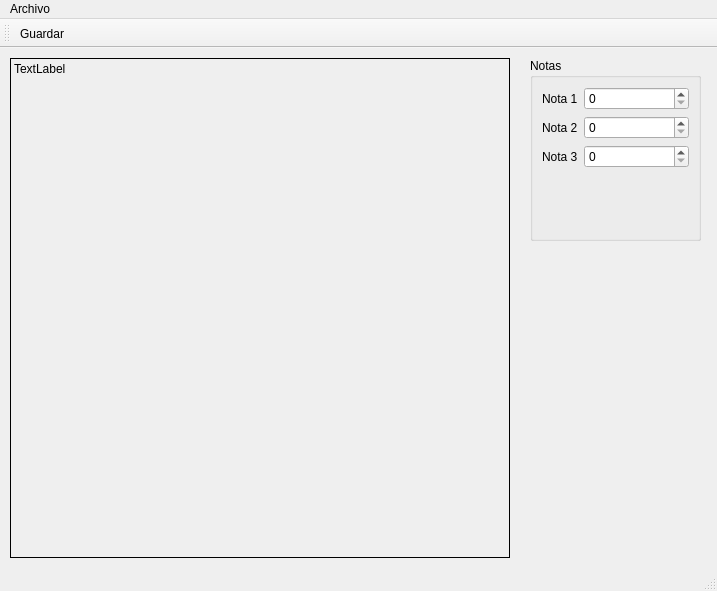
<?xml version="1.0" encoding="UTF-8"?>
<ui version="4.0">
 <class>Principal</class>
 <widget class="QMainWindow" name="Principal">
  <property name="geometry">
   <rect>
    <x>0</x>
    <y>0</y>
    <width>717</width>
    <height>591</height>
   </rect>
  </property>
  <property name="windowTitle">
   <string>Principal</string>
  </property>
  <widget class="QWidget" name="centralwidget">
   <widget class="QLabel" name="outCuadro">
    <property name="geometry">
     <rect>
      <x>10</x>
      <y>10</y>
      <width>500</width>
      <height>500</height>
     </rect>
    </property>
    <property name="minimumSize">
     <size>
      <width>500</width>
      <height>500</height>
     </size>
    </property>
    <property name="frameShape">
     <enum>QFrame::Box</enum>
    </property>
    <property name="text">
     <string>TextLabel</string>
    </property>
    <property name="alignment">
     <set>Qt::AlignLeading|Qt::AlignLeft|Qt::AlignTop</set>
    </property>
   </widget>
   <widget class="QWidget" name="widget" native="true">
    <property name="geometry">
     <rect>
      <x>530</x>
      <y>10</y>
      <width>171</width>
      <height>183</height>
     </rect>
    </property>
    <layout class="QVBoxLayout" name="verticalLayout">
     <item>
      <widget class="QGroupBox" name="groupBox">
       <property name="title">
        <string>Notas</string>
       </property>
       <layout class="QFormLayout" name="formLayout">
        <item row="0" column="0">
         <widget class="QLabel" name="label">
          <property name="text">
           <string>Nota 1</string>
          </property>
         </widget>
        </item>
        <item row="0" column="1">
         <widget class="QSpinBox" name="inNota1">
          <property name="maximum">
           <number>100</number>
          </property>
         </widget>
        </item>
        <item row="1" column="0">
         <widget class="QLabel" name="label_2">
          <property name="text">
           <string>Nota 2</string>
          </property>
         </widget>
        </item>
        <item row="1" column="1">
         <widget class="QSpinBox" name="inNota2">
          <property name="maximum">
           <number>100</number>
          </property>
         </widget>
        </item>
        <item row="2" column="0">
         <widget class="QLabel" name="label_3">
          <property name="text">
           <string>Nota 3</string>
          </property>
         </widget>
        </item>
        <item row="2" column="1">
         <widget class="QSpinBox" name="inNota3">
          <property name="maximum">
           <number>100</number>
          </property>
         </widget>
        </item>
       </layout>
      </widget>
     </item>
    </layout>
   </widget>
  </widget>
  <widget class="QMenuBar" name="menubar">
   <property name="geometry">
    <rect>
     <x>0</x>
     <y>0</y>
     <width>717</width>
     <height>22</height>
    </rect>
   </property>
   <widget class="QMenu" name="menuArchivo">
    <property name="title">
     <string>Archivo</string>
    </property>
    <addaction name="actionGuardar"/>
    <addaction name="actionSalir"/>
   </widget>
   <addaction name="menuArchivo"/>
  </widget>
  <widget class="QStatusBar" name="statusbar"/>
  <widget class="QToolBar" name="toolBar">
   <property name="windowTitle">
    <string>toolBar</string>
   </property>
   <attribute name="toolBarArea">
    <enum>TopToolBarArea</enum>
   </attribute>
   <attribute name="toolBarBreak">
    <bool>false</bool>
   </attribute>
   <addaction name="actionGuardar"/>
  </widget>
  <action name="actionGuardar">
   <property name="icon">
    <iconset resource="Resources.qrc">
     <normaloff>:/img/Save.ico</normaloff>:/img/Save.ico</iconset>
   </property>
   <property name="text">
    <string>Guardar</string>
   </property>
   <property name="shortcut">
    <string>Ctrl+S</string>
   </property>
  </action>
  <action name="actionSalir">
   <property name="text">
    <string>Salir</string>
   </property>
   <property name="shortcut">
    <string>Ctrl+Q</string>
   </property>
  </action>
 </widget>
 <resources>
  <include location="Resources.qrc"/>
 </resources>
 <connections>
  <connection>
   <sender>actionSalir</sender>
   <signal>triggered()</signal>
   <receiver>Principal</receiver>
   <slot>close()</slot>
   <hints>
    <hint type="sourcelabel">
     <x>-1</x>
     <y>-1</y>
    </hint>
    <hint type="destinationlabel">
     <x>340</x>
     <y>295</y>
    </hint>
   </hints>
  </connection>
 </connections>
</ui>
